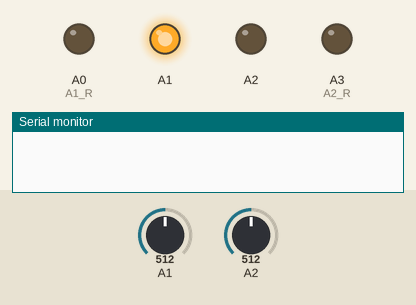
The sketch below on a simulated Arduino Uno, built with avr-gcc and run on an emulated ATmega328P. Parts: output pins drawn as LEDs (lit = HIGH), the last lines printed to the serial monitor. The test bench sets the inputs (shaded band); at power-on: A1 = 512, A2 = 512.

Above: at 0.1 s.
At 7.1 s:
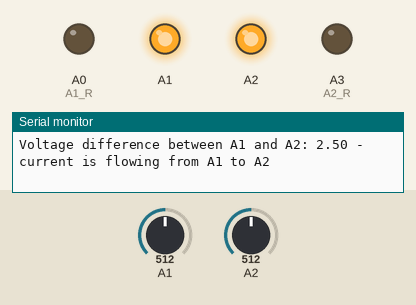
7.2 s: A1 set to 306
Timing chart, 0 to 10.2 s (numbered marks = the images above; inputs shaded):
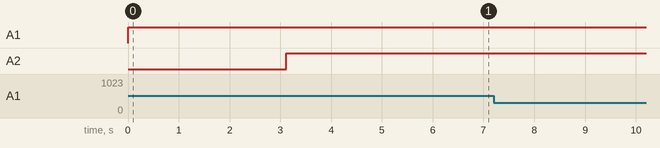

The sketch:

DiodeTest.ino
```cpp
////////////////////////////////////////////////////////////
//
// Measure direction of current flow between pins A1 and A2
//
// (Requires two 1K voltage sensing resistors)
//
////////////////////////////////////////////////////////////

#define A1_R A0  //Pin A0 controls the 1K resistor on A1
#define A2_R A3  //Pin A3 controls the 1K resistor on A2

void setup() {
  Serial.begin(9600);
}

void loop() {

  float V1TO2, V2TO1;

  // FIRST: measure the voltage between A1 to A2
  // Connect A2 to GND through the 1K resistor at A3
  pinMode(A2, INPUT);
  pinMode(A2_R, OUTPUT);
  digitalWrite(A2_R, 0);
  // Connect A1 directly to 5V
  pinMode(A1_R, INPUT);
  pinMode(A1, OUTPUT);
  digitalWrite(A1, 1);
  // Read voltage at A2
  delay(100);
  V1TO2 = 5-5*((float)analogRead(A2)/1023);
  Serial.print("Voltage difference between A1 and A2: ");
  Serial.print(V1TO2);
  if (V1TO2 < 3)
    Serial.println(" - current is flowing from A1 to A2");
  else
    Serial.println(" - current is not flowing from A1 to A2");

  delay(3000);

  // SECOND: measure the voltage between A2 to A1
  // Connect A2 directly to 5V
  pinMode(A2_R, INPUT);
  pinMode(A2, OUTPUT);
  digitalWrite(A2, 1);
  // Connect A1 to GND through the 1K resistor at A0
  pinMode(A1, INPUT);
  pinMode(A1_R, OUTPUT);
  digitalWrite(A1_R, 0);
  // Read voltage at A1
  delay(100);
  V2TO1 = 5-5*((float)analogRead(A1)/1023);
  Serial.print("Voltage difference between A2 and A1: ");
  Serial.print(V2TO1);
  if (V2TO1 < 3)
    Serial.println(" - current is flowing from A2 to A1");
  else
    Serial.println(" - current is not flowing from A2 to A1");

  delay(3000);
}
```
